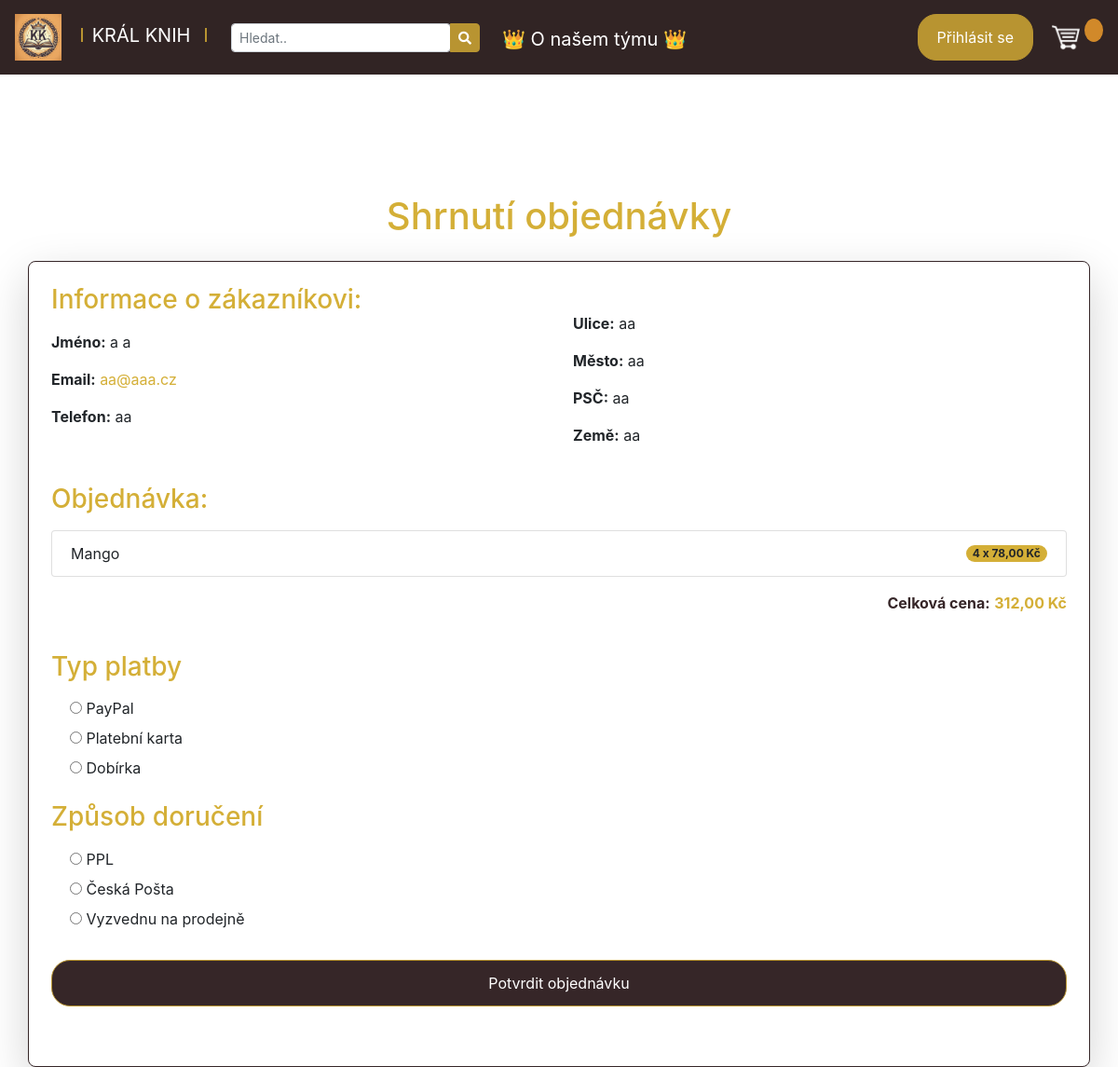
Page /order-summary/28/ on the earlier database version.
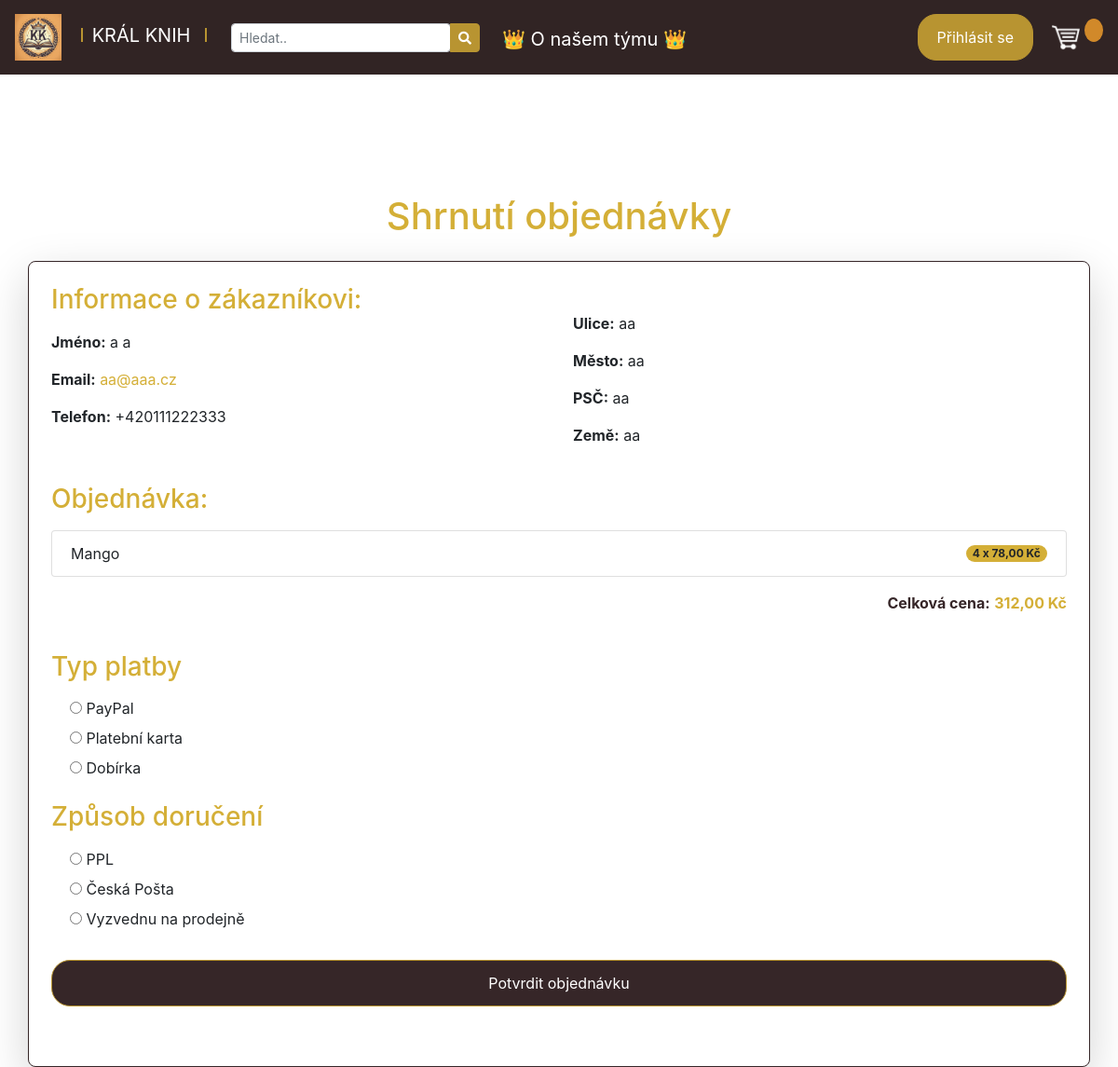
Same page on the later database version.
### core/models.py (models this page shows, shortened)
class Customer(models.Model):
    first_name = CharField(max_length=15, default=None)
    last_name = CharField(max_length=25, default=None)
    email = EmailField(unique=True, default=None)
    phone = CharField(max_length=15, null=True)
    birth_date = DateField(null=True)
    class Meta:
        ordering = ['last_name', 'first_name']

### core/views.py (the view)
# urls.py: path('order-summary/<int:order_id>/', views.order_summary, name='order_summary'),
def order_summary(request, order_id):
    order = get_object_or_404(Order, id=order_id)
    customer = order.customer
    items = order.orderitem_set.all()
    address = Address.objects.filter(customer=customer).last()  # Získá poslední adresu zákazníka.
    if request.method == 'POST':
        payment_form = PaymentForm(request.POST)
        delivery_form = DeliveryForm(request.POST)
        if payment_form.is_valid() and delivery_form.is_valid():
            return redirect('core:order_success')
    else:
        payment_form = PaymentForm()
        delivery_form = DeliveryForm()
    context = {
        'order': order,
        'customer': customer,
        'address': address,
        'items': items,
        'payment_form': payment_form,
        'delivery_form': delivery_form,
    }
    return render(request, 'order_summary.html', context)

### core/forms.py
class PaymentForm(forms.Form):
    PAYMENT_METHOD_CHOICES = [
        ('paypal', 'PayPal'),
        ('bank_card', 'Platební karta'),
        ('arrival', 'Dobírka'),
    ]
    payment_method = forms.ChoiceField(choices=PAYMENT_METHOD_CHOICES, widget=forms.RadioSelect)

class DeliveryForm(forms.Form):
    DELIVERY_METHOD_CHOICES = [
        ('ppl', 'PPL'),
        ('ceska_posta', 'Česká Pošta'),
        ('pickup', 'Vyzvednu na prodejně'),
    ]
    delivery_method = forms.ChoiceField(choices=DELIVERY_METHOD_CHOICES, widget=forms.RadioSelect)

### core/templates/order_summary.html (shortened to what this page needs)
{% extends 'base.html' %}
{% load static %}
{% block content %}
<div class="container mt-5">
    <h1 class="text-center mb-4 text-gold">Shrnutí objednávky</h1>
    <div class="order-details card p-4 shadow-lg border-brown">
        <div class="row mb-4">
            <div class="col-md-6">
                <h3 class="mb-3 text-gold">Informace o zákazníkovi:</h3>
                <p><strong>Jméno:</strong> {{ customer.first_name }} {{ customer.last_name }}</p>
                <p><strong>Email:</strong> <a href="mailto:{{ customer.email }}" class="text-gold">{{ customer.email }}</a></p>
                <p><strong>Telefon:</strong> {{ customer.phone }}</p>
            </div>
            <div class="col-md-6" style="margin-top: 30px;">
                <p><strong>Ulice:</strong> {{ address.street }}</p>
                <p><strong>Město:</strong> {{ address.city }}</p>
                <p><strong>PSČ:</strong> {{ address.zip_code }}</p>
                <p><strong>Země:</strong> {{ address.country }}</p>
            </div>
        </div>
        <div class="order-info mb-4">
            <h3 class="mb-3 text-gold">Objednávka:</h3>
            <ul class="list-group">
                {% for item in items %}
                <li class="list-group-item d-flex justify-content-between align-items-center">
                    <span>{{ item.book.title }}</span>
                    <span class="badge badge-pill bg-gold">{{ item.quantity }} x {{ item.unit_price }} Kč</span>
                </li>
                {% endfor %}
            </ul>
            <p class="mt-3 text-right text-brown"><strong>Celková cena:</strong> <span class="text-gold"><strong>{{ order.total_cost }} Kč</strong></span></p>
        </div>
        <div class="payment-info mb-4">
            <h3 class="mb-3 text-gold">Typ platby</h3>
            <form method="post">
                <div class="form-group">
                    {% for field in payment_form %}
                        <div class="form-check">
                            {{ field }}
                        </div>
                    {% endfor %}
                </div>
                <div class="delivery-info mb-4">
                    <h3 class="mb-3 text-gold">Způsob doručení</h3>
                    <div class="form-group">
                        {% for field in delivery_form %}
                            <div class="form-check">
                                {{ field }}
                            </div>
                        {% endfor %}
                    </div>
                </div>
                <button type="submit" class="btn btn-block btn-brown">Potvrdit objednávku</button>
            </form>
        </div>
    </div>
</div>
{% endblock %}

Differences in the rows shown:
changed Customer "aa@aaa.cz": phone "aa" → "+420111222333"
